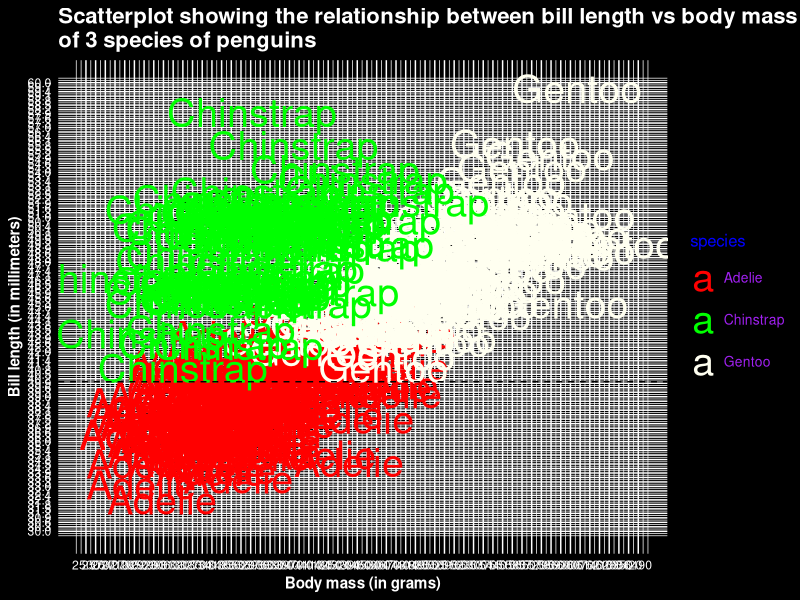

Source code (R):
## ---- chunk 1
library(palmerpenguins)
library(ggplot2)

ggplot(penguins, aes(x = body_mass_g, y = bill_length_mm)) +
   geom_text(aes(label = species, color = species), size = 10)+
  # geom_point(size=5) +
  scale_color_manual(values = c("red", "green", "ivory")) +
  scale_x_continuous(limits = c(2500, 6500), breaks = seq(2500, 6500, by = 70)) +
  scale_y_continuous(limits = c(30, 60), breaks = seq(30, 60, by = 0.3)) +  
  theme_minimal() +
  geom_hline(yintercept = 40, size = 0.5, linetype="dashed")+
  theme(
    panel.background = element_rect(fill = "black"),  # Black panel background
    plot.background = element_rect(fill = "black"),   # Black overall plot background
    panel.grid = element_line(color = "white"),       # White grid lines to contrast with black
    axis.text = element_text(color = "white"),        # White axis text to stand out
    axis.title = element_text(color = "white",face = "bold"),       # White axis labels
    legend.title = element_text(color = "blue", size = 12),
    legend.text = element_text(color = "purple", size = 10),
    plot.title = element_text(color = "white", size = 16, face = "bold") #White title
  )+
  labs(title = "Scatterplot showing the relationship between bill length vs body mass \nof 3 species of penguins", x="Body mass (in grams)", y="Bill length (in millimeters)")
